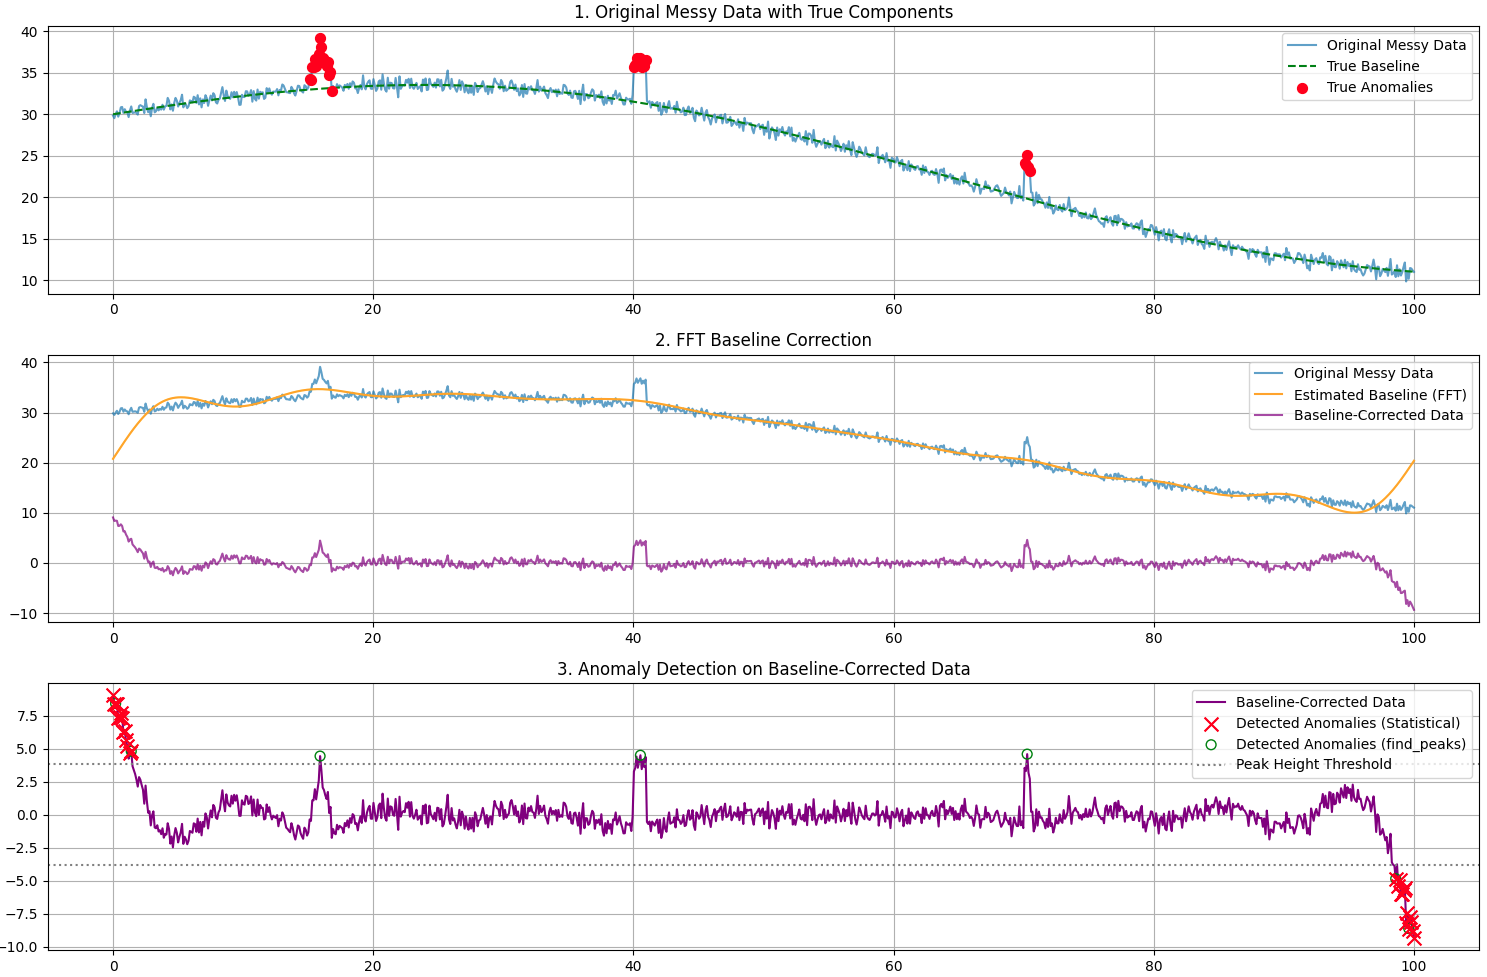

Generate this figure with Python:

import numpy as np
import matplotlib.pyplot as plt
from scipy.signal import find_peaks
from scipy.fft import fft, ifft, fftfreq

def generate_messy_data(num_points=1000, noise_amplitude=0.5, anomaly_amplitude=5.0):
    """
    Generates a synthetic dataset with a baseline, noise, and anomalies.
    """
    x = np.linspace(0, 100, num_points)
    
    # 1. Baseline: A slowly varying curve
    baseline = 5 * np.sin(x / 20) + 10 * np.cos(x / 50) + 20
    
    # 2. Anomalies (peaks)
    anomalies = np.zeros_like(x)
    # Add a few sharp peaks at specific locations
    anomalies[150:160] = np.linspace(0, anomaly_amplitude, 10) # Rising peak
    anomalies[160:170] = np.linspace(anomaly_amplitude, 0, 10) # Falling peak
    anomalies[400:410] = anomaly_amplitude * np.exp(-((x[400:410] - x[405])**2) / 2) # Gaussian peak
    anomalies[700:705] = anomaly_amplitude * 0.8 # Sharp spike
    
    # 3. Noise
    noise = noise_amplitude * np.random.randn(num_points)
    
    # Combine all components
    messy_data = baseline + anomalies + noise
    
    return x, messy_data, baseline, anomalies

def fourier_baseline_correction(data, sampling_rate, cutoff_frequency_ratio=0.05):
    """
    Estimates the baseline using a low-pass filter in the frequency domain.
    
    Args:
        data (np.array): The input messy data.
        sampling_rate (float): The sampling rate of the data (e.g., 1 if x is uniformly spaced).
        cutoff_frequency_ratio (float): Ratio of the maximum frequency to keep for the baseline.
                                        Lower values result in a smoother baseline.
    Returns:
        np.array: The estimated baseline.
    """
    N = len(data)
    yf = fft(data) # Perform Fast Fourier Transform
    xf = fftfreq(N, 1 / sampling_rate) # Get the frequencies corresponding to the FFT output

    # Create a low-pass filter: keep only low frequencies for the baseline
    # Frequencies are symmetric, so we filter both positive and negative parts
    cutoff_index = int(N * cutoff_frequency_ratio)
    
    # Zero out high-frequency components
    yf_filtered = np.copy(yf)
    yf_filtered[cutoff_index : N - cutoff_index] = 0
    
    baseline_fft = ifft(yf_filtered) # Perform Inverse Fast Fourier Transform
    
    # The result of ifft can have small imaginary components due to numerical precision,
    # so we take the real part.
    return np.real(baseline_fft)

def detect_anomalies(data_corrected, threshold_std_dev=3):
    """
    Detects anomalies in the baseline-corrected data using a standard deviation threshold.
    
    Args:
        data_corrected (np.array): Data after baseline subtraction.
        threshold_std_dev (float): Number of standard deviations from the mean to consider an anomaly.
    
    Returns:
        tuple: Indices of detected anomalies and their values.
    """
    # Calculate mean and standard deviation of the corrected data
    mean_corrected = np.mean(data_corrected)
    std_corrected = np.std(data_corrected)
    
    # Define upper and lower bounds for normal data
    upper_bound = mean_corrected + threshold_std_dev * std_corrected
    lower_bound = mean_corrected - threshold_std_dev * std_corrected
    
    # Identify points outside these bounds as anomalies
    anomaly_indices = np.where((data_corrected > upper_bound) | (data_corrected < lower_bound))[0]
    anomaly_values = data_corrected[anomaly_indices]
    
    return anomaly_indices, anomaly_values

# --- Main execution ---
if __name__ == "__main__":
    num_points = 1000
    sampling_rate = 1 # Assuming uniform sampling
    
    # 1. Generate messy data
    x, messy_data, true_baseline, true_anomalies = generate_messy_data(num_points=num_points)
    
    # 2. Perform Fourier Transform based baseline correction
    estimated_baseline = fourier_baseline_correction(messy_data, sampling_rate, cutoff_frequency_ratio=0.01)
    
    # 3. Get baseline-corrected data (residuals)
    baseline_corrected_data = messy_data - estimated_baseline
    
    # 4. Detect anomalies in the baseline-corrected data
    # We can use find_peaks for positive deviations, and similar logic for negative ones
    # Or simply threshold the absolute value of the corrected data
    
    # Option A: Using statistical thresholding on absolute deviations
    anomaly_indices_stat, anomaly_values_stat = detect_anomalies(baseline_corrected_data, threshold_std_dev=3)
    
    # Option B: Using scipy.signal.find_peaks for positive peaks (anomalies)
    # We need to adjust parameters like height and prominence based on expected anomaly characteristics
    # For simplicity, let's use a dynamic height threshold based on std dev of corrected data
    peak_height_threshold = np.std(baseline_corrected_data) * 2.5 # A heuristic threshold
    
    positive_anomaly_indices, _ = find_peaks(baseline_corrected_data, height=peak_height_threshold, distance=10) #
    negative_anomaly_indices, _ = find_peaks(-baseline_corrected_data, height=peak_height_threshold, distance=10) # Find dips by inverting
    
    # Combine positive and negative anomalies from find_peaks
    anomaly_indices_peaks = np.unique(np.concatenate((positive_anomaly_indices, negative_anomaly_indices)))
    anomaly_values_peaks = messy_data[anomaly_indices_peaks]

    # --- Visualization ---
    plt.figure(figsize=(15, 10))

    # Plot 1: Original Messy Data with True Baseline and Anomalies
    plt.subplot(3, 1, 1)
    plt.plot(x, messy_data, label='Original Messy Data', alpha=0.7)
    plt.plot(x, true_baseline, label='True Baseline', linestyle='--', color='green')
    plt.scatter(x[true_anomalies != 0], messy_data[true_anomalies != 0], color='red', marker='o', s=50, label='True Anomalies', zorder=5)
    plt.title('1. Original Messy Data with True Components')
    plt.legend()
    plt.grid(True)

    # Plot 2: Estimated Baseline and Baseline-Corrected Data
    plt.subplot(3, 1, 2)
    plt.plot(x, messy_data, label='Original Messy Data', alpha=0.7)
    plt.plot(x, estimated_baseline, label='Estimated Baseline (FFT)', color='orange', linestyle='-')
    plt.plot(x, baseline_corrected_data, label='Baseline-Corrected Data', color='purple', alpha=0.7)
    plt.title('2. FFT Baseline Correction')
    plt.legend()
    plt.grid(True)

    # Plot 3: Baseline-Corrected Data with Detected Anomalies
    plt.subplot(3, 1, 3)
    plt.plot(x, baseline_corrected_data, label='Baseline-Corrected Data', color='purple')
    plt.scatter(x[anomaly_indices_stat], baseline_corrected_data[anomaly_indices_stat], 
                color='red', marker='x', s=100, label='Detected Anomalies (Statistical)', zorder=5)
    plt.scatter(x[anomaly_indices_peaks], baseline_corrected_data[anomaly_indices_peaks], 
                color='green', marker='o', s=50, facecolors='none', edgecolors='green', label='Detected Anomalies (find_peaks)', zorder=4)
    plt.axhline(peak_height_threshold, color='gray', linestyle=':', label='Peak Height Threshold')
    plt.axhline(-peak_height_threshold, color='gray', linestyle=':')
    plt.title('3. Anomaly Detection on Baseline-Corrected Data')
    plt.legend()
    plt.grid(True)

    plt.tight_layout()
    plt.show()

    print(f"Number of anomalies detected by statistical thresholding: {len(anomaly_indices_stat)}")
    print(f"Number of anomalies detected by scipy.signal.find_peaks: {len(anomaly_indices_peaks)}") 
